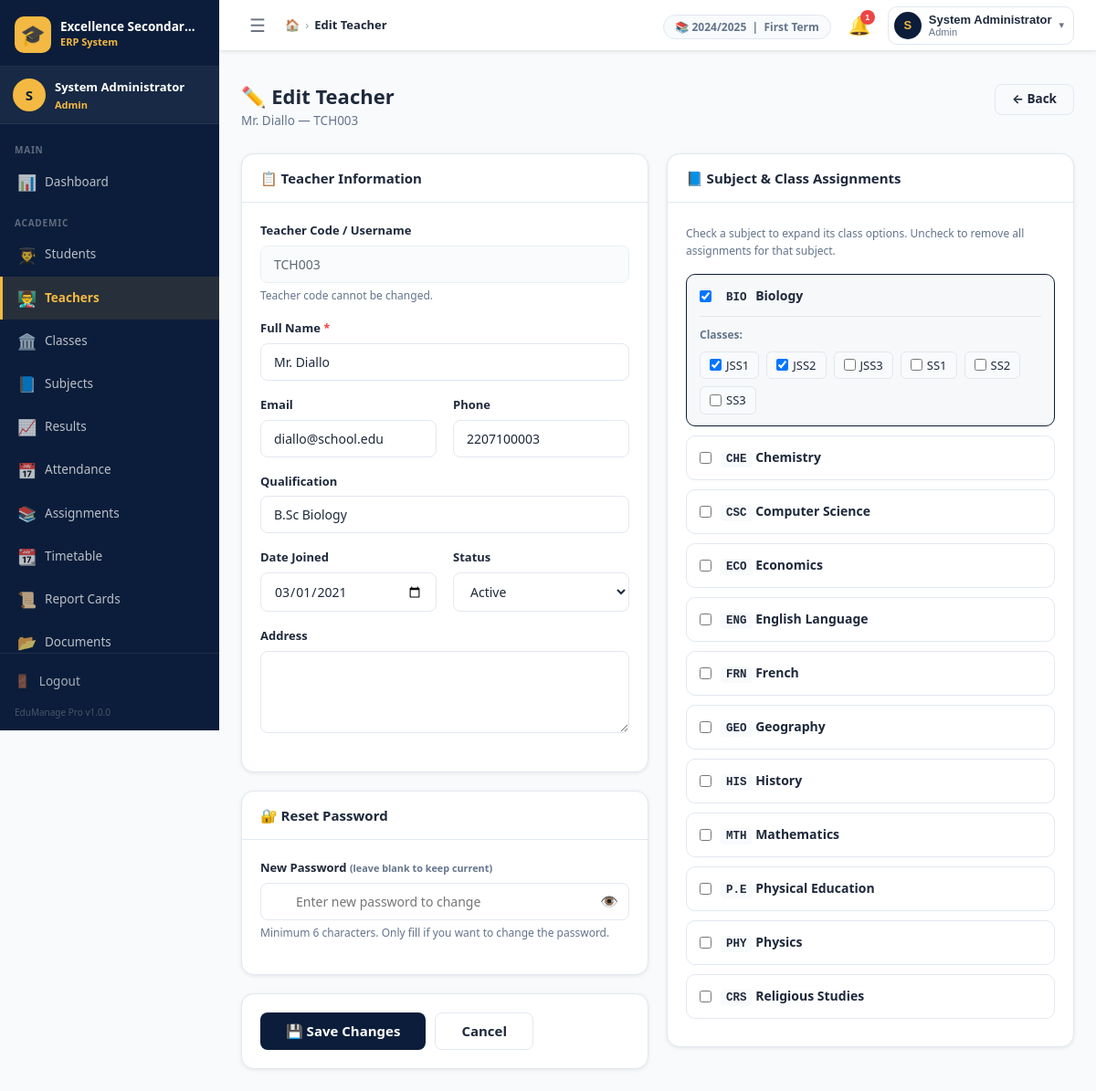
Screenshot of /admin/teachers_edit.php?id=3 (signed in) with the database file from the repository.
### tables this page shows
CREATE TABLE `settings` (
  `id`          INT UNSIGNED NOT NULL AUTO_INCREMENT,
  `setting_key` VARCHAR(100) NOT NULL UNIQUE,
  `setting_val` TEXT         DEFAULT NULL,
  `updated_at`  TIMESTAMP    NOT NULL DEFAULT CURRENT_TIMESTAMP ON UPDATE CURRENT_TIMESTAMP,
  PRIMARY KEY (`id`),
  KEY `idx_key` (`setting_key`)
);

CREATE TABLE `teachers` (
  `id`            INT UNSIGNED NOT NULL AUTO_INCREMENT,
  `user_id`       INT UNSIGNED NOT NULL UNIQUE,
  `teacher_code`  VARCHAR(20)  NOT NULL UNIQUE,
  `qualification` VARCHAR(100) DEFAULT NULL,
  `address`       TEXT         DEFAULT NULL,
  `photo`         VARCHAR(255) DEFAULT NULL,
  `joined_date`   DATE         DEFAULT NULL,
  `status`        ENUM('active','inactive') NOT NULL DEFAULT 'active',
  PRIMARY KEY (`id`),
  CONSTRAINT `fk_teacher_user` FOREIGN KEY (`user_id`) REFERENCES `users`(`id`) ON DELETE CASCADE
);

CREATE TABLE `users` (
  `id`         INT UNSIGNED     NOT NULL AUTO_INCREMENT,
  `username`   VARCHAR(50)      NOT NULL UNIQUE,
  `password`   VARCHAR(255)     NOT NULL,
  `role_id`    TINYINT UNSIGNED NOT NULL,
  `full_name`  VARCHAR(100)     NOT NULL,
  `email`      VARCHAR(100)     DEFAULT NULL,
  `phone`      VARCHAR(20)      DEFAULT NULL,
  `status`     ENUM('active','inactive') NOT NULL DEFAULT 'active',
  `last_login` DATETIME         DEFAULT NULL,
  `created_at` TIMESTAMP        NOT NULL DEFAULT CURRENT_TIMESTAMP,
  PRIMARY KEY (`id`),
  KEY `idx_username` (`username`),
  KEY `idx_role`     (`role_id`),
  CONSTRAINT `fk_users_role` FOREIGN KEY (`role_id`) REFERENCES `roles`(`id`)
);

CREATE TABLE `subjects` (
  `id`         INT UNSIGNED NOT NULL AUTO_INCREMENT,
  `name`       VARCHAR(100) NOT NULL UNIQUE,
  `code`       VARCHAR(10)  DEFAULT NULL,
  `created_at` TIMESTAMP    NOT NULL DEFAULT CURRENT_TIMESTAMP,
  PRIMARY KEY (`id`),
  KEY `idx_name` (`name`)
);

CREATE TABLE `classes` (
  `id`          INT UNSIGNED NOT NULL AUTO_INCREMENT,
  `name`        VARCHAR(50)  NOT NULL UNIQUE,
  `description` VARCHAR(255) DEFAULT NULL,
  `capacity`    INT UNSIGNED DEFAULT 40,
  `sort_order`  INT UNSIGNED DEFAULT 0,
  `created_at`  TIMESTAMP    NOT NULL DEFAULT CURRENT_TIMESTAMP,
  PRIMARY KEY (`id`),
  KEY `idx_name` (`name`)
);

### admin/teachers_edit.php (the view, shortened to what the rows shown need)
<?php
$id = int_val($_GET['id'] ?? 0);
$teacher = Database::fetchOne(
    "SELECT t.*, u.full_name, u.email, u.phone, u.status, u.username, u.id AS user_id
     FROM teachers t JOIN users u ON u.id = t.user_id WHERE t.id = ?",
    [$id]
);
$existingAssignments = Database::fetchAll(
    "SELECT subject_id, class_id FROM teacher_subjects WHERE teacher_id = ?", [$id]
);
$assignedSubjectIds = array_unique(array_column($existingAssignments, 'subject_id'));
$assignedClassMap   = [];
foreach ($existingAssignments as $a) {
    $assignedClassMap[$a['subject_id']][] = $a['class_id'];
}
$errors = [];
$form   = array_merge($teacher, ['password' => '']);
$subjects = Database::fetchAll("SELECT * FROM subjects ORDER BY name");
$classes  = Database::fetchAll("SELECT * FROM classes ORDER BY sort_order");
include INCLUDES_PATH . '/header.php';
?>
<div class="page-header">
    <div class="page-header-left">
        <h1 class="page-title">✏️ Edit Teacher</h1>
        <p class="page-subtitle"><?= e($teacher['full_name']) ?> — <?= e($teacher['teacher_code']) ?></p>
    </div>
</div>
<form method="POST" action="" data-validate>
    <div class="grid-2" style="gap:20px">
        <div style="display:flex;flex-direction:column;gap:20px">
            <div class="card">
                <div class="card-body">
                    <div class="form-group">
                        <label class="form-label">Teacher Code / Username</label>
                        <input type="text" class="form-control" value="<?= e($teacher['teacher_code']) ?>" disabled>
                        <div class="form-hint">Teacher code cannot be changed.</div>
                    </div>
                    <div class="form-group">
                        <label class="form-label">Full Name <span class="req">*</span></label>
                        <input type="text" name="full_name"
                               class="form-control <?= isset($errors['full_name'])?'is-invalid':'' ?>"
                               value="<?= e($form['full_name']) ?>" required>
                    </div>
                    <div class="form-grid-2">
                        <div class="form-group">
                            <label class="form-label">Email</label>
                            <input type="email" name="email"
                                   class="form-control <?= isset($errors['email'])?'is-invalid':'' ?>"
                                   value="<?= e($form['email']) ?>">
                        </div>
                        <div class="form-group">
                            <label class="form-label">Phone</label>
                            <input type="tel" name="phone" class="form-control" value="<?= e($form['phone']) ?>">
                        </div>
                    </div>
                    <div class="form-group">
                        <label class="form-label">Qualification</label>
                        <input type="text" name="qualification" class="form-control"
                               value="<?= e($form['qualification']) ?>">
                    </div>
                    <div class="form-grid-2">
                        <div class="form-group">
                            <label class="form-label">Date Joined</label>
                            <input type="date" name="joined_date" class="form-control"
                                   value="<?= e($form['joined_date']) ?>">
                        </div>
                        <div class="form-group">
                            <label class="form-label">Status</label>
                            <select name="status" class="form-control">
                                <?php foreach (['active','inactive'] as $s): ?>
                                    <option value="<?= $s ?>" <?= $form['status']===$s?'selected':'' ?>><?= ucfirst($s) ?></option>
                                <?php endforeach; ?>
                            </select>
                        </div>
                    </div>
                </div>
            </div>
        </div>
        <div>
            <div class="card">
                <div class="card-body">
                    <?php foreach ($subjects as $sub):
                        $isChecked = in_array($sub['id'], $assignedSubjectIds);
                        $checkedClasses = $assignedClassMap[$sub['id']] ?? [];
                    ?>
                    <div class="subject-assign-row" style="
                        border:1px solid <?= $isChecked ? 'var(--navy)' : 'var(--border)' ?>;
                        background:<?= $isChecked ? 'rgba(11,29,58,.03)' : '' ?>;
                        border-radius:10px;padding:12px 14px;margin-bottom:10px"
                        id="subrow_<?= $sub['id'] ?>">
                        <label style="display:flex;align-items:center;gap:10px;cursor:pointer;margin-bottom:0">
                            <input type="checkbox" name="subject_ids[]"
                                   value="<?= $sub['id'] ?>"
                                   class="subject-check"
                                   data-subject="<?= $sub['id'] ?>"
                                   onchange="toggleSubjectClasses(<?= $sub['id'] ?>)"
                                   <?= $isChecked ? 'checked' : '' ?>>
                            <span style="font-weight:700;font-size:14px">
                                <?php if ($sub['code']): ?><span class="code"><?= e($sub['code']) ?></span><?php endif; ?>
                                <?= e($sub['name']) ?>
                            </span>
                        </label>
                        <div id="classes_<?= $sub['id'] ?>" style="<?= $isChecked ? '' : 'display:none' ?>;margin-top:10px;padding-top:10px;border-top:1px solid var(--border)">
                            <div style="font-size:12px;font-weight:700;color:var(--text-muted);margin-bottom:8px">Classes:</div>
                            <div style="display:flex;flex-wrap:wrap;gap:8px">
                                <?php foreach ($classes as $cls): ?>
                                <label style="display:flex;align-items:center;gap:5px;cursor:pointer;
                                              background:var(--light);border-radius:6px;padding:4px 10px;
                                              border:1px solid var(--border);font-size:13px">
                                    <input type="checkbox"
                                           name="class_ids[<?= $sub['id'] ?>][]"
                                           value="<?= $cls['id'] ?>"
                                           <?= in_array($cls['id'], $checkedClasses) ? 'checked' : '' ?>>
                                    <?= e($cls['name']) ?>
                                </label>
                                <?php endforeach; ?>
                            </div>
                        </div>
                    </div>
                    <?php endforeach; ?>
                </div>
            </div>
        </div>
    </div>
</form>
<?php include INCLUDES_PATH . '/footer.php'; ?>

### includes/header.php (shortened to what the rows shown need)
<?php
$schoolName  = get_setting('school_name', APP_NAME);
?>
<!DOCTYPE html>
<html lang="en">
<head>
    <link rel="stylesheet" href="<?= BASE_URL ?>/assets/css/style.css">
</head>
<body>
<div class="app-wrapper">
    <?php include INCLUDES_PATH . '/sidebar.php'; ?>
    <div class="main-area">
        <header class="topnav">
            <div class="topnav-right">
                <div class="topnav-meta hidden-sm">
                    <span class="meta-pill">
                        📚 <?= e(get_setting('current_session', '—')) ?>
                        &nbsp;|&nbsp;
                        <?= e(get_setting('current_term', '—')) ?> Term
                    </span>
                </div>
            </div>
        </header>
        <main class="main-content">

### rows the page displays
settings: setting_val "2024/2025"
settings: setting_val "First"
teachers: user.full_name "Mr. Diallo", teacher_code "TCH003", full_name "Mr. Diallo", email "diallo@school.edu", phone "2207100003", qualification "B.Sc Biology", joined_date "03/01/2021"
users: status "Active"
subjects: id "☑", code "BIO", name "Biology"
classes: name "JSS1"
classes: name "JSS2"
classes: name "JSS3"
classes: name "SS1"
classes: name "SS2"
classes: name "SS3"
subjects: code "CHE", name "Chemistry"
subjects: code "CSC", name "Computer Science"
subjects: code "ECO", name "Economics"
subjects: code "ENG", name "English Language"
subjects: code "FRN", name "French"
subjects: code "GEO", name "Geography"
subjects: code "HIS", name "History"
subjects: code "MTH", name "Mathematics"
subjects: code "P.E", name "Physical Education"
subjects: code "PHY", name "Physics"
subjects: code "CRS", name "Religious Studies"

### other values shown
get_setting('school_name', APP_NAME) "Excellence Secondar…"
substr(current_full_name(), 0, 1) "S"
current_full_name() "System Administrator"
current_role_name() "Admin"
$item['section'] "MAIN"
$item['icon'] "📊"
$item['label'] "Dashboard"
$item['section'] "ACADEMIC"
$item['icon'] "👨‍🎓"
$item['label'] "Students"
$item['icon'] "👨‍🏫"
$item['label'] "Teachers"
$item['icon'] "🏛️"
$item['label'] "Classes"
$item['icon'] "📘"
